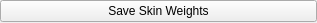
<?xml version="1.0" encoding="UTF-8"?>
<ui version="4.0">
 <class>WeightsDesignPanel</class>
 <widget class="QWidget" name="WeightsDesignPanel">
  <property name="geometry">
   <rect>
    <x>0</x>
    <y>0</y>
    <width>317</width>
    <height>23</height>
   </rect>
  </property>
  <property name="windowTitle">
   <string>Form</string>
  </property>
  <layout class="QVBoxLayout" name="verticalLayout">
   <property name="spacing">
    <number>2</number>
   </property>
   <property name="leftMargin">
    <number>0</number>
   </property>
   <property name="topMargin">
    <number>0</number>
   </property>
   <property name="rightMargin">
    <number>0</number>
   </property>
   <property name="bottomMargin">
    <number>0</number>
   </property>
   <item>
    <widget class="QPushButton" name="save_weights_btn">
     <property name="statusTip">
      <string>Save all skin weights in the scene a weights file.</string>
     </property>
     <property name="text">
      <string>Save Skin Weights</string>
     </property>
    </widget>
   </item>
  </layout>
 </widget>
 <resources/>
 <connections/>
</ui>
